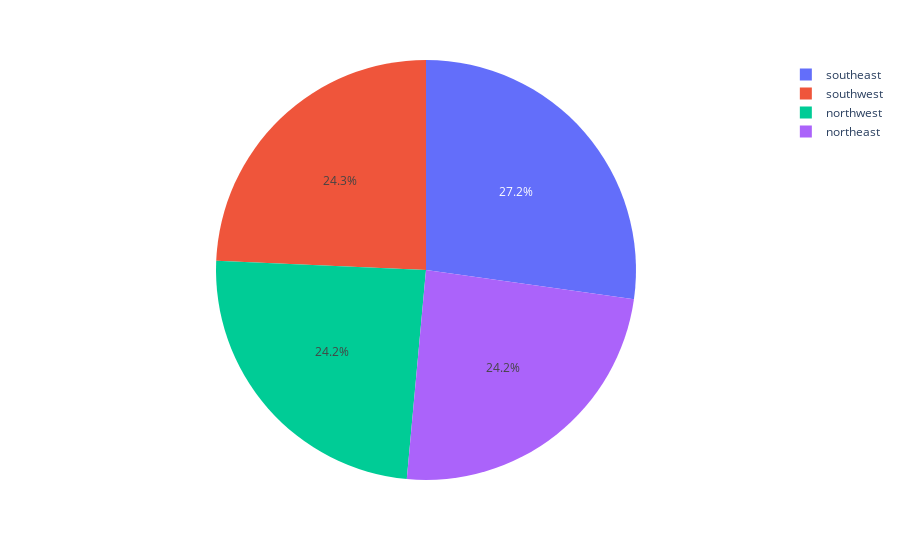

Write notebook code for a chart like this one.
### Code cell
pie = data['region'].value_counts()
regions = pie.index
pop = pie.values
fig = px.pie(data, values=pop, names=regions)
fig.show()

### Figure 1 — Plotly figure (JSON) as saved in the notebook; plotly's stock layout.template omitted (floating-point values rounded to 4 significant figures)
{"data": [{"domain": {"x": [0, 1], "y": [0, 1]}, "hovertemplate": "label=%{label}<br>value=%{value}<extra></extra>", "labels": ["southeast", "southwest", "northwest", "northeast"], "legendgroup": "", "name": "", "showlegend": true, "type": "pie", "values": [364, 325, 324, 324]}], "layout": {"legend": {"tracegroupgap": 0}, "margin": {"t": 60}}}
